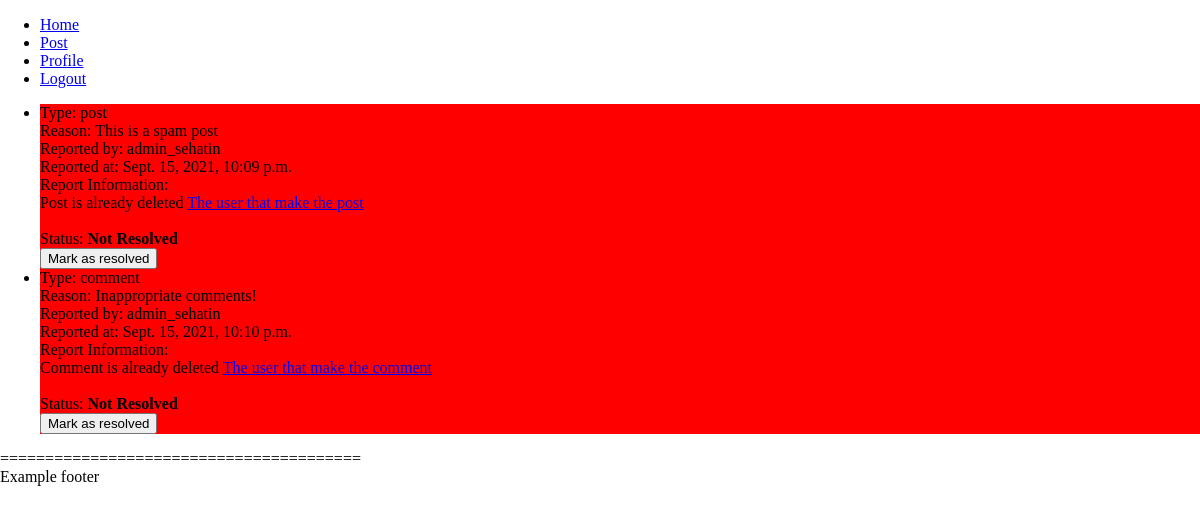
Before: /report (signed in) with the older database file.
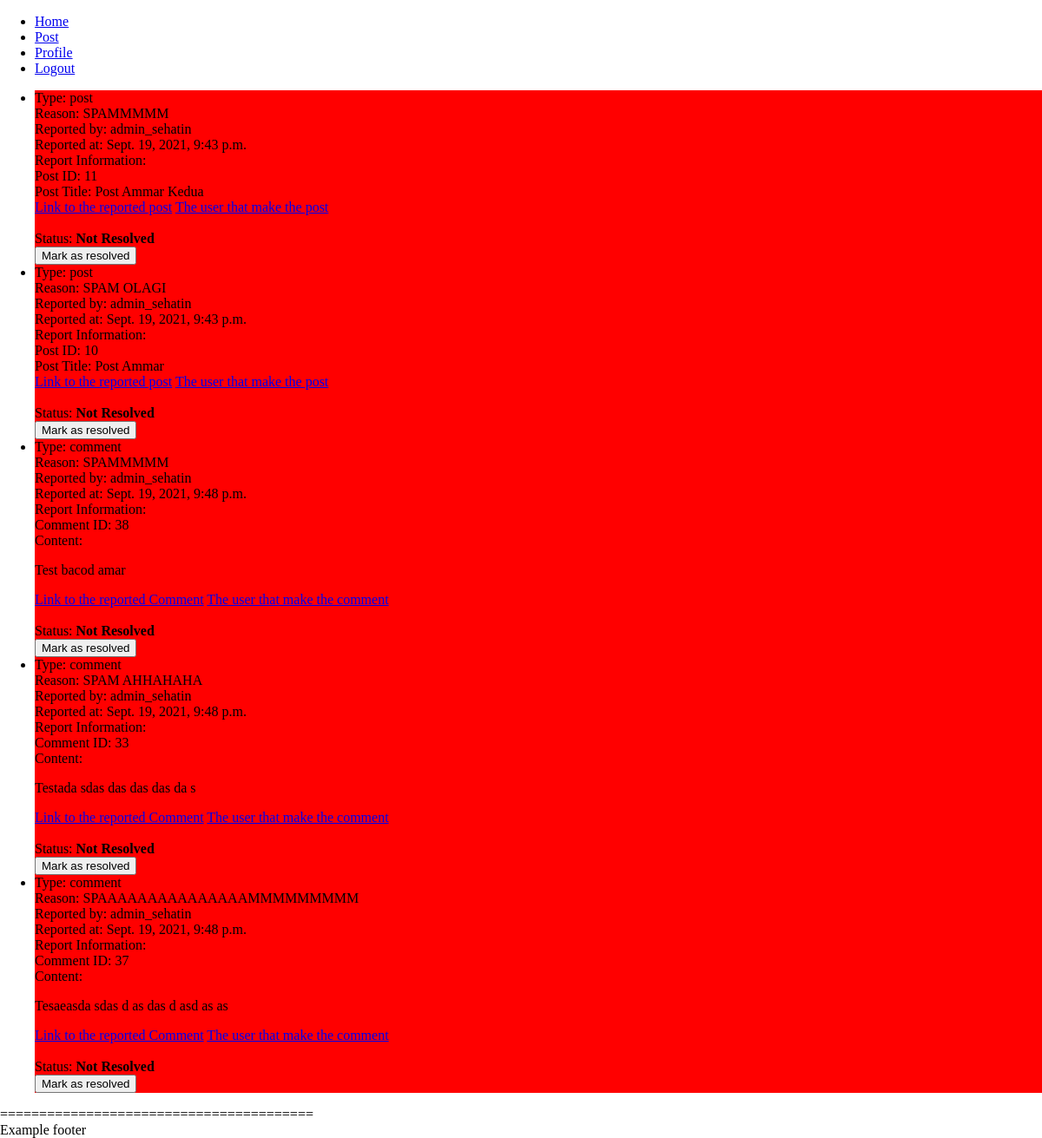
After: the same page with the newer database file.
### sehat_in_webproject/models.py (models this page shows)
class Report(models.Model):
    user = models.ForeignKey(User, on_delete=models.SET_NULL, null=True, related_name='reporter') # The one that reports
    reportedUser = models.ForeignKey(User, on_delete=models.SET_NULL, null=True, related_name='reported') # If reporting a user
    post = models.ForeignKey(Post, on_delete=models.SET_NULL, null=True) # If reporting a post
    comment = models.ForeignKey(Comment, on_delete=models.SET_NULL, null=True) # If reporting a comment
    reason = models.CharField(max_length=200)
    reportType = models.CharField(max_length=50)
    isResolved = models.BooleanField(default=False)
    created_at = models.DateTimeField(auto_now_add=True)

class Post(models.Model): # Post
    id = models.AutoField(primary_key=True)
    title = models.CharField(max_length=200)
    content = models.TextField()
    tag = models.ForeignKey(Tag, on_delete=models.CASCADE, null=True)
    created_at = models.DateTimeField(auto_now_add=True)
    updated_at = models.DateTimeField(auto_now=True)
    user = models.ForeignKey(User, on_delete=models.SET_NULL, null=True)
    likes = models.IntegerField(default=0)
    comments = models.IntegerField(default=0)
    post_Type = models.CharField(max_length=50, default='forum')

class Comment(models.Model): # Comment of a post
    id = models.AutoField(primary_key=True)
    content = models.TextField()
    created_at = models.DateTimeField(auto_now_add=True)
    updated_at = models.DateTimeField(auto_now=True)
    post = models.ForeignKey(Post, on_delete=models.CASCADE)
    user = models.ForeignKey(User, on_delete=models.SET_NULL, null=True)
    likes = models.IntegerField(default=0)

### sehat_in_webproject/views.py (the view)
# urls.py: path('report', views.report, name='report'),
def report(request):
    if request.user.is_superuser:
        paginator = Paginator(Report.objects.all(), 25)
        page = request.GET.get('page')
        reports = paginator.get_page(page)
        return render(request, 'report.html', {'reportsPaged': reports})
    else:
        raise PermissionDenied()

### templates/report.html (shortened to what this page needs)
<!DOCTYPE html>
<html lang="en">
{% load static %}
<head>
    <link rel="stylesheet" type="text/css" href="{% static 'css/style.css' %}">
</head>
<body>
    {% include 'templates/header.html'%}
    <div class="container">
        <ul>
            {% for report in reportsPaged %}
            {% if report.isResolved %}
            <li id="report-{{ report.id }}" style="background-color: yellow;";>
            {% else %}
            <li id="report-{{ report.id }}" style="background-color: red;";>
            {% endif %}
                Type: {{ report.reportType }}<br>
                Reason: {{ report.reason }}<br>
                Reported by: {{ report.user }}<br>
                Reported at: {{ report.created_at }}<br>
                Report Information: <br>
                {% if report.reportType == 'post' %}
                    {% if report.post %}
                        Post ID: {{ report.post.id }}<br>
                        Post Title: {{ report.post.title }}<br>
                        <a href="/post/{{ report.post.id }}">Link to the reported post</a>
                    {% else %}
                        Post is already deleted
                    {% endif %}
                    {% if report.user %}
                        <a href="/profile/{{ report.user.username }}">The user that make the post</a>
                    {% else %}
                        User is already deleted
                    {% endif %}
                {% elif report.reportType == 'comment' %}
                    {% if report.comment %}
                        Comment ID: {{ report.comment.id }}<br>
                        Content:<br>{% autoescape off %}{{ report.comment.content }}{% endautoescape %}
                        <a href="/post/{{ report.post.id }}/{{ report.post.title }}#comments-{{ report.comment.id }}">Link to the reported Comment</a>
                    {% else %}
                        Comment is already deleted
                    {% endif %}
                    {% if report.user %}
                        <a href="/profile/{{ report.user.username }}">The user that make the comment</a>
                    {% else %}
                        User is already deleted
                    {% endif %}
                {% elif report.reportType == 'user' %}
                    {% if report.user %}
                        <a href="/profile/{{ report.user.username }}">{{ report.user.username }}'s profile</a>
                    {% else %}
                        User is already deleted
                    {% endif %}
                {% endif %}
                <br><br>
                Status: <span id="status-{{ report.id }}"><b>
                {% if report.isResolved %}
                Resolved
                {% else %}
                Not Resolved
                {% endif %}
                </b></span></br>
                <button id="resolvebtn-{{ report.id }}" onclick="statusChange('{{ report.id }}', '{{ csrf_token }}')">
                {% if report.isResolved %}
                Mark as unresolved
                {% else %}
                Mark as resolved
                {% endif %}
                </button>
            </li>
            {% endfor %}
        </ul>
    </div>
    {% include 'templates/footer.html' %}
</body>
</html>

### templates/header.html (shortened to what this page needs)
<header class="header">
    <div>
        <ul>
            <li><a href="/">Home</a></li>
            <li><a class="li-header" href="/post">Post</a></li>
            {% if user.is_authenticated %}
            <li><a class="li-header" href="/profile/{{ user.username }}">Profile</a></li>
            <li><a class="li-header button logout" href="/logout">Logout</a></li>
            {% else %}
            <li><a class="li-header button login-register" href="/auth/login">Login</a></li>
            <li><a class="li-header button login-register" href="/auth/register">Register</a></li>
            {% endif %}
        </ul>
    </div>
</header>

### templates/footer.html
<footer class="footer">
    <div>
        ========================================<br>
        Example footer
    </div>
</footer>

### static/css/style.css (style rules this page uses)
html, body { width: 100%; height: 100%; background-attachment: fixed; background-repeat: no-repeat; background-size: cover; overflow-x: hidden; margin: 0px; scroll-behavior: smooth; }

Changed rows visible on the page:
removed Report: reportType "post", reason "This is a spam post", user "admin_sehatin", created_at "Sept. 15, 2021, 10:09 p.m.", shows "Post is already deleted", isResolved "Not Resolved"
removed Report: reportType "comment", reason "Inappropriate comments!", user "admin_sehatin", created_at "Sept. 15, 2021, 10:10 p.m.", shows "Comment is already deleted", isResolved "Not Resolved"
added Report: reportType "post", reason "SPAMMMMM", user "admin_sehatin", created_at "Sept. 19, 2021, 9:43 p.m.", post.id "11", post "Post Ammar Kedua", isResolved "Not Resolved"
added Report: reportType "post", reason "SPAM OLAGI", user "admin_sehatin", created_at "Sept. 19, 2021, 9:43 p.m.", post.id "10", post "Post Ammar", isResolved "Not Resolved"
added Report: reportType "comment", reason "SPAMMMMM", user "admin_sehatin", created_at "Sept. 19, 2021, 9:48 p.m.", comment.id "38", comment.content "Test bacod amar", isResolved "Not Resolved"
added Report: reportType "comment", reason "SPAM AHHAHAHA", user "admin_sehatin", created_at "Sept. 19, 2021, 9:48 p.m.", comment.id "33", comment.content "Testada sdas das das das da s", isResolved "Not Resolved"
added Report: reportType "comment", reason "SPAAAAAAAAAAAAAAAMMMMMMMMM", user "admin_sehatin", created_at "Sept. 19, 2021, 9:48 p.m.", comment.id "37", comment.content "Tesaeasda sdas d as das d asd as as", isResolved "Not Resolved"
